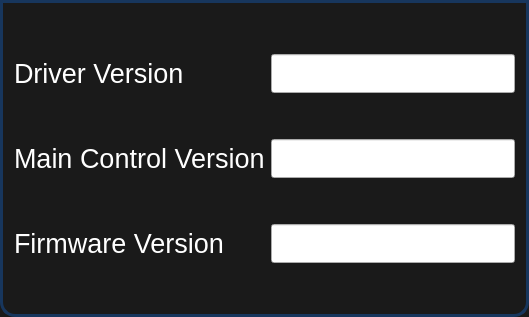
                              <widget class="QFrame" name="frame_5">
                               <property name="styleSheet">
                                <string notr="true">QFrame {
	border: 3px solid #FF17365D;
	border-bottom-left-radius: 15px;
	border-bottom-right-radius: 15px;
background-color: rgb(26, 26, 26);
}
QLabel{
border:0px;
color:white;
}</string>
                               </property>
                               <property name="frameShape">
                                <enum>QFrame::StyledPanel</enum>
                               </property>
                               <property name="frameShadow">
                                <enum>QFrame::Raised</enum>
                               </property>
                               <layout class="QVBoxLayout" name="verticalLayout_89">
                                <item>
                                 <layout class="QGridLayout" name="driverGridLayout">
                                  <property name="rightMargin">
                                   <number>0</number>
                                  </property>
                                  <property name="bottomMargin">
                                   <number>0</number>
                                  </property>
                                  <item row="3" column="1">
                                   <widget class="LineEdit" name="txtMainControlVersion">
                                    <property name="font">
                                     <font>
                                      <family>Arial</family>
                                      <pointsize>20</pointsize>
                                     </font>
                                    </property>
                                    <property name="alignment">
                                     <set>Qt::AlignCenter</set>
                                    </property>
                                   </widget>
                                  </item>
                                  <item row="2" column="1">
                                   <spacer name="verticalSpacer_56">
                                    <property name="orientation">
                                     <enum>Qt::Vertical</enum>
                                    </property>
                                    <property name="sizeHint" stdset="0">
                                     <size>
                                      <width>20</width>
                                      <height>40</height>
                                     </size>
                                    </property>
                                   </spacer>
                                  </item>
                                  <item row="0" column="1">
                                   <spacer name="verticalSpacer_64">
                                    <property name="orientation">
                                     <enum>Qt::Vertical</enum>
                                    </property>
                                    <property name="sizeHint" stdset="0">
                                     <size>
                                      <width>20</width>
                                      <height>40</height>
                                     </size>
                                    </property>
                                   </spacer>
                                  </item>
                                  <item row="1" column="1">
                                   <widget class="LineEdit" name="txtDriverVersion">
                                    <property name="font">
                                     <font>
                                      <family>Arial</family>
                                      <pointsize>20</pointsize>
                                     </font>
                                    </property>
                                    <property name="alignment">
                                     <set>Qt::AlignCenter</set>
                                    </property>
                                   </widget>
                                  </item>
                                  <item row="3" column="0">
                                   <widget class="QLabel" name="lblMainControlVersion">
                                    <property name="font">
                                     <font>
                                      <family>Arial</family>
                                      <pointsize>20</pointsize>
                                     </font>
                                    </property>
                                    <property name="text">
                                     <string>Main Control Version</string>
                                    </property>
                                   </widget>
                                  </item>
                                  <item row="1" column="0">
                                   <widget class="QLabel" name="lblDriverVersion">
                                    <property name="font">
                                     <font>
                                      <family>Arial</family>
                                      <pointsize>20</pointsize>
                                     </font>
                                    </property>
                                    <property name="text">
                                     <string>Driver Version</string>
                                    </property>
                                   </widget>
                                  </item>
                                  <item row="6" column="1">
                                   <spacer name="verticalSpacer_65">
                                    <property name="orientation">
                                     <enum>Qt::Vertical</enum>
                                    </property>
                                    <property name="sizeHint" stdset="0">
                                     <size>
                                      <width>20</width>
                                      <height>40</height>
                                     </size>
                                    </property>
                                   </spacer>
                                  </item>
                                  <item row="5" column="0">
                                   <widget class="QLabel" name="lblFirmwareVersion">
                                    <property name="font">
                                     <font>
                                      <family>Arial</family>
                                      <pointsize>20</pointsize>
                                     </font>
                                    </property>
                                    <property name="text">
                                     <string>Firmware Version</string>
                                    </property>
                                   </widget>
                                  </item>
                                  <item row="5" column="1">
                                   <widget class="LineEdit" name="txtFirmwareVersion">
                                    <property name="font">
                                     <font>
                                      <family>Arial</family>
                                      <pointsize>20</pointsize>
                                     </font>
                                    </property>
                                    <property name="alignment">
                                     <set>Qt::AlignCenter</set>
                                    </property>
                                   </widget>
                                  </item>
                                  <item row="4" column="1">
                                   <spacer name="verticalSpacer_77">
                                    <property name="orientation">
                                     <enum>Qt::Vertical</enum>
                                    </property>
                                    <property name="sizeHint" stdset="0">
                                     <size>
                                      <width>20</width>
                                      <height>40</height>
                                     </size>
                                    </property>
                                   </spacer>
                                  </item>
                                 </layout>
                                </item>
                               </layout>
                              </widget>
